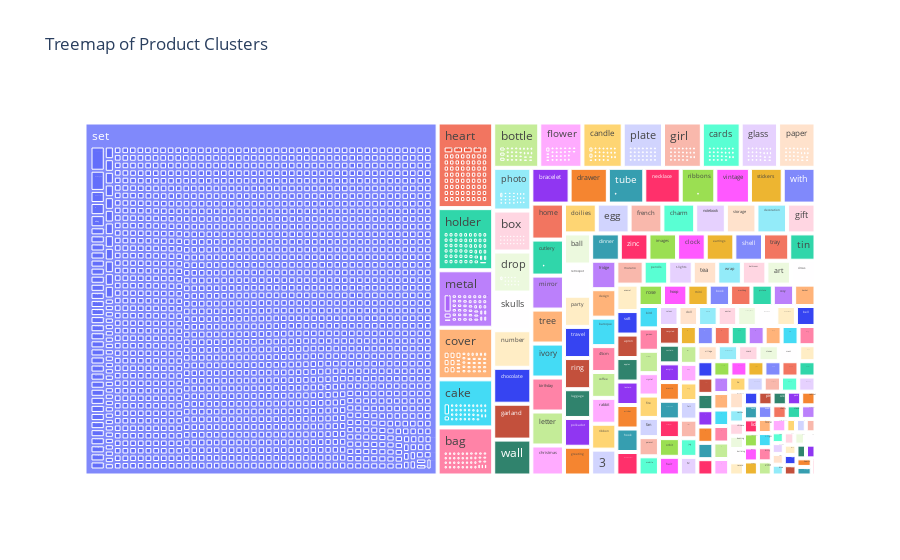

Write notebook code for a chart like this one.
### Code cell
import plotly.express as px

# Tạo treemap từ dataframe n_description_clustered
fig = px.treemap(
    n_description_clustered,
    path=['Cluster', 'Description'],  # Cấu trúc phân cấp: Cụm -> Mô tả
    title="Treemap of Product Clusters"
)

# Hiển thị treemap
fig.show()

### Figure 1 — Plotly figure (JSON) as saved in the notebook; plotly's stock layout.template omitted (floating-point values rounded to 4 significant figures; data arrays with more than 128 entries replaced by an {"elided": "..."} marker saying what was removed)
{"data": [{"branchvalues": "total", "domain": {"x": [0, 1], "y": [0, 1]}, "hovertemplate": "labels=%{label}<br>count=%{value}<br>parent=%{parent}<br>id=%{id}<extra></extra>", "ids": {"elided": "4014 str values"}, "labels": {"elided": "4014 str values"}, "name": "", "parents": {"elided": "4014 str values"}, "type": "treemap", "values": {"elided": "4014 int values"}}], "layout": {"legend": {"tracegroupgap": 0}, "title": {"text": "Treemap of Product Clusters"}}}
